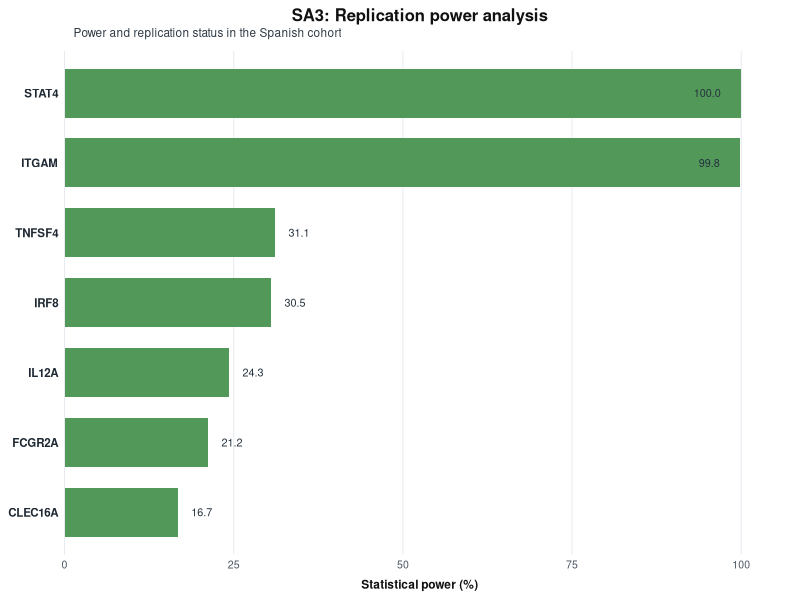
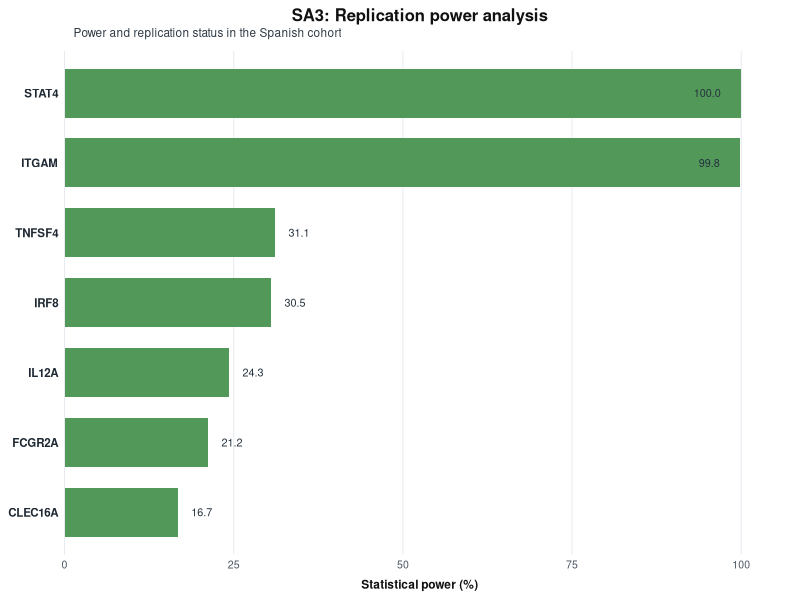

Write R code to recreate these figures, in order.
#!/usr/bin/env Rscript

suppressPackageStartupMessages({
  library(data.table)
  library(ggplot2)
})

out_dir <- "SLE_submission"
dir.create(out_dir, showWarnings = FALSE)

dt <- fread("results/Supplementary_Table_5.tsv")
plot_dt <- dt[`Replication status` == "Replicated"]

plot_dt[, Locus := fifelse(
  grepl("TNFSF4", `Candidate gene/region`), "TNFSF4",
  fifelse(grepl("CLEC16A", `Candidate gene/region`), "CLEC16A",
  fifelse(grepl("IRF8", `Candidate gene/region`), "IRF8",
  fifelse(grepl("IL12A", `Candidate gene/region`), "IL12A",
  fifelse(grepl("ITGAM", `Candidate gene/region`), "ITGAM",
  fifelse(grepl("STAT4", `Candidate gene/region`), "STAT4",
  fifelse(grepl("FCGR2A", `Candidate gene/region`), "FCGR2A", `Candidate gene/region`)))))))]

alpha_bonf <- 0.05 / 57
z_bonf <- qnorm(1 - alpha_bonf / 2)
plot_dt[, SE_rep := abs(`Beta Spanish replication` / qnorm(`P Spanish replication` / 2))]
plot_dt[, Statistical_power := (pnorm(abs(`Beta discovery`) / SE_rep - z_bonf) +
  pnorm(-abs(`Beta discovery`) / SE_rep - z_bonf)) * 100]

order_loci <- c("STAT4", "ITGAM", "TNFSF4", "IRF8", "IL12A", "FCGR2A", "CLEC16A")
plot_dt <- plot_dt[Locus %in% order_loci]
plot_dt[, Locus := factor(Locus, levels = rev(order_loci))]
plot_dt[, Power_label := sprintf("%.1f", Statistical_power)]
plot_dt[, label_x := fifelse(Statistical_power > 92, Statistical_power - 3.0, Statistical_power + 2.0)]
plot_dt[, label_hjust := fifelse(Statistical_power > 92, 1, 0)]

p <- ggplot(plot_dt, aes(x = Statistical_power, y = Locus)) +
  geom_col(
    width = 0.70,
    fill = "#4f9656",
    color = NA,
    alpha = 0.98
  ) +
  geom_text(
    aes(x = label_x, label = Power_label, hjust = label_hjust),
    size = 2.75,
    color = "#26323f",
    family = "sans"
  ) +
  scale_x_continuous(
    limits = c(0, 105),
    breaks = seq(0, 100, 25),
    expand = c(0, 0)
  ) +
  labs(
    title = "SA3: Replication power analysis",
    subtitle = "Power and replication status in the Spanish cohort",
    x = "Statistical power (%)",
    y = NULL
  ) +
  coord_cartesian(clip = "off") +
  theme_minimal(base_size = 10) +
  theme(
    plot.background = element_rect(fill = "white", color = NA),
    panel.background = element_rect(fill = "white", color = NA),
    plot.title = element_text(
      size = 12,
      face = "bold",
      hjust = 0.5,
      color = "#111111",
      margin = margin(b = 2)
    ),
    plot.subtitle = element_text(
      size = 8.5,
      hjust = 0.02,
      color = "#2f3a45",
      margin = margin(b = 8)
    ),
    panel.grid.major.y = element_blank(),
    panel.grid.minor = element_blank(),
    panel.grid.major.x = element_line(color = "#e7ebef", linewidth = 0.35),
    axis.text.y = element_text(size = 8.3, color = "#1f2933", face = "bold"),
    axis.text.x = element_text(size = 7.6, color = "#4b5563"),
    axis.title.x = element_text(size = 8.6, color = "#111111", face = "bold", margin = margin(t = 6)),
    legend.position = "none",
    plot.margin = margin(6, 18, 6, 6)
  )

base <- "figures/Supplementary_Figure_4"
ggsave(paste0(base, ".png"), p, width = 4.9, height = 6.2, dpi = 600, bg = "white")
ggsave(paste0(base, ".tiff"), p, width = 4.9, height = 6.2, dpi = 600, bg = "white", compression = "lzw")

cat("Saved SA3 replication power figure to SLE_submission at 600 dpi\n")
